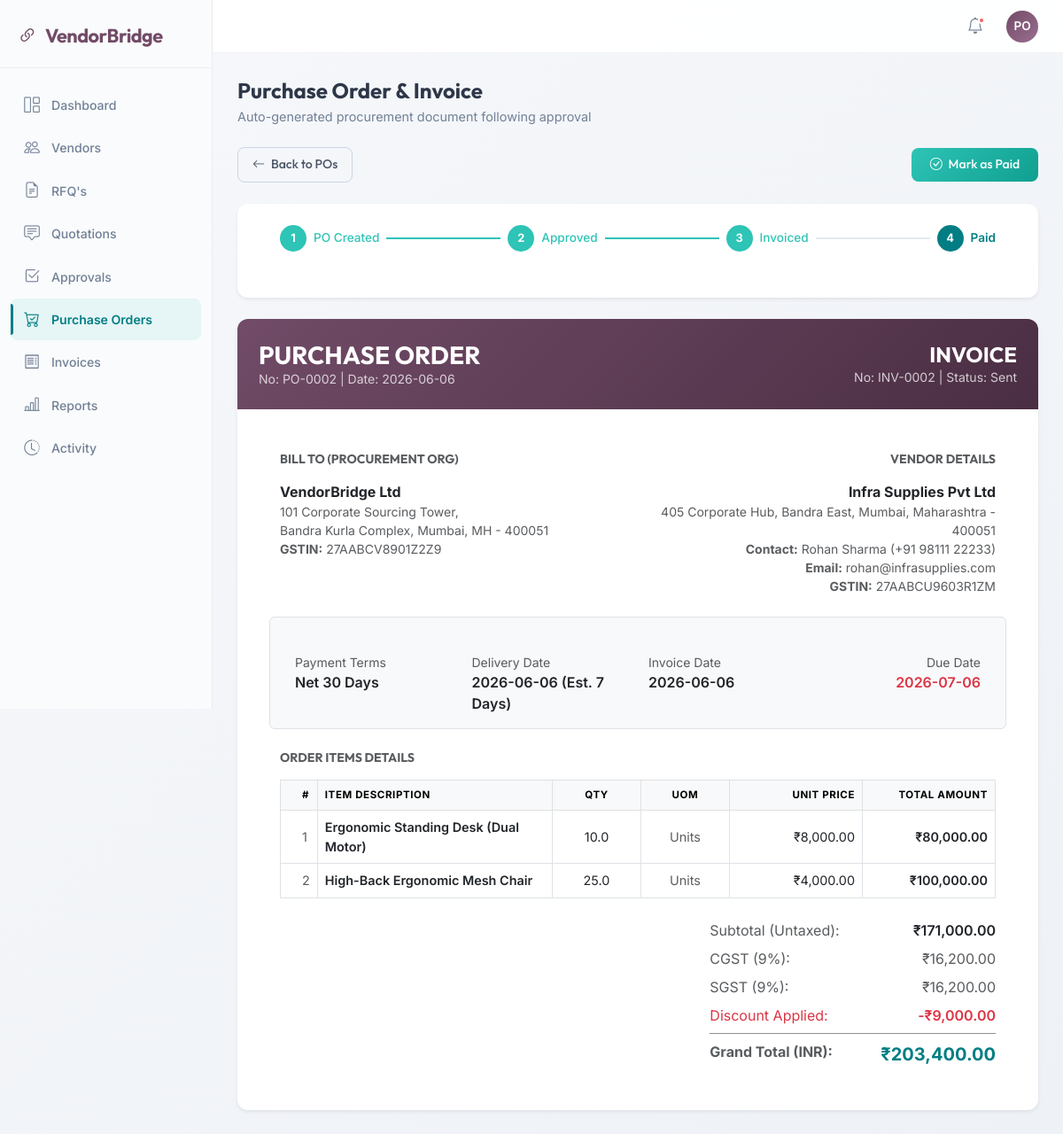
The page /purchase-orders/2 (signed in) on the database its author committed.
### models.py (models this page shows)
class Invoice(Base):
    __tablename__ = 'invoices'
    id = Column(Integer, primary_key=True, index=True)
    purchase_order_id = Column(Integer, ForeignKey('purchase_orders.id'))
    vendor_id = Column(Integer, ForeignKey('vendors.id'))
    amount_untaxed = Column(Float, default=0.0)
    gst_type = Column(String, default="cgst_sgst")  # cgst_sgst, igst
    cgst_amount = Column(Float, default=0.0)
    sgst_amount = Column(Float, default=0.0)
    igst_amount = Column(Float, default=0.0)
    tax_amount = Column(Float, default=0.0)
    amount_total = Column(Float, default=0.0)
    status = Column(String, default="draft")  # draft, sent, paid, cancelled
    invoice_date = Column(String, default=lambda: datetime.date.today().strftime("%Y-%m-%d"))
    due_date = Column(String)
    purchase_order = relationship("PurchaseOrder", back_populates="invoices")
    vendor = relationship("Vendor", back_populates="invoices")

class PurchaseOrder(Base):
    __tablename__ = 'purchase_orders'
    id = Column(Integer, primary_key=True, index=True)
    rfq_id = Column(Integer, ForeignKey('rfqs.id'))
    bid_id = Column(Integer, ForeignKey('bids.id'))
    vendor_id = Column(Integer, ForeignKey('vendors.id'))
    amount_untaxed = Column(Float, default=0.0)
    amount_tax = Column(Float, default=0.0)
    amount_total = Column(Float, default=0.0)
    status = Column(String, default="draft")  # draft, confirmed, done, cancelled
    date_order = Column(String, default=lambda: datetime.date.today().strftime("%Y-%m-%d"))
    rfq = relationship("RFQ", back_populates="purchase_orders")
    bid = relationship("Bid", back_populates="purchase_orders")
    vendor = relationship("Vendor", back_populates="purchase_orders")
    invoices = relationship("Invoice", back_populates="purchase_order")

class Vendor(Base):
    __tablename__ = 'vendors'
    id = Column(Integer, primary_key=True, index=True)
    company_name = Column(String, index=True)
    contact_name = Column(String)
    email = Column(String, unique=True, index=True)
    phone = Column(String)
    address = Column(String)
    gst_number = Column(String)
    state = Column(String, default="Maharashtra")  # Maharashtra or other (for CGST/SGST vs IGST split)
    rating = Column(Float, default=5.0)
    status = Column(String, default="pending")  # pending, approved, rejected, blocked
    bids = relationship("Bid", back_populates="vendor")
    purchase_orders = relationship("PurchaseOrder", back_populates="vendor")
    invoices = relationship("Invoice", back_populates="vendor")

class Bid(Base):
    __tablename__ = 'bids'
    id = Column(Integer, primary_key=True, index=True)
    rfq_id = Column(Integer, ForeignKey('rfqs.id'))
    vendor_id = Column(Integer, ForeignKey('vendors.id'))
    discount_percent = Column(Float, default=0.0)
    discount_amount = Column(Float, default=0.0)
    delivery_days = Column(Integer, default=7)
    notes = Column(Text)
    amount = Column(Float, default=0.0)  # Untaxed total (sum of unit_price * qty)
    tax_amount = Column(Float, default=0.0)
    total_amount = Column(Float, default=0.0)  # Grand total including tax
    status = Column(String, default="submitted")  # submitted, selected, rejected
    is_selected = Column(Boolean, default=False)
    rfq = relationship("RFQ", back_populates="bids")
    vendor = relationship("Vendor", back_populates="bids")
    line_ids = relationship("BidLine", back_populates="bid", cascade="all, delete-orphan")
    approval_requests = relationship("ApprovalRequest", back_populates="bid")
    purchase_orders = relationship("PurchaseOrder", back_populates="bid")

class BidLine(Base):
    __tablename__ = 'bid_lines'
    id = Column(Integer, primary_key=True)
    bid_id = Column(Integer, ForeignKey('bids.id'))
    rfq_line_id = Column(Integer, ForeignKey('rfq_lines.id'))
    unit_price = Column(Float, default=0.0)
    gst_rate = Column(Float, default=18.0)  # 0, 5, 12, 18, 28
    subtotal = Column(Float, default=0.0)  # unit_price * quantity
    bid = relationship("Bid", back_populates="line_ids")
    rfq_line = relationship("RFQLine", back_populates="bid_lines")

class RFQLine(Base):
    __tablename__ = 'rfq_lines'
    id = Column(Integer, primary_key=True)
    rfq_id = Column(Integer, ForeignKey('rfqs.id'))
    description = Column(String)
    quantity = Column(Float, default=1.0)
    uom = Column(String, default="Units")
    rfq = relationship("RFQ", back_populates="line_ids")
    bid_lines = relationship("BidLine", back_populates="rfq_line", cascade="all, delete-orphan")

### main.py (the view)
@app.get("/purchase-orders/{id}", response_class=HTMLResponse)
async def purchase_order_detail_page(request: Request, id: int, db: Session = Depends(get_db)):
    if not current_user_id:
        return RedirectResponse(url="/login", status_code=302)
    po = db.query(models.PurchaseOrder).filter(models.PurchaseOrder.id == id).first()
    if not po:
        raise HTTPException(status_code=404, detail="Purchase Order not found")
    invoice = db.query(models.Invoice).filter(models.Invoice.purchase_order_id == po.id).first()
    return templates.TemplateResponse(request, "po_invoice.html", {
        "active_page": "purchase_orders",
        "po": po,
        "invoice": invoice
    })

### templates/po_invoice.html (shortened to what this page needs)
{% extends "base.html" %}
{% block content %}
<div class="page-header mb-4">
    <h2>Purchase Order & Invoice</h2>
    <p>Auto-generated procurement document following approval</p>
</div>
<div class="row mb-4">
    <div class="col-12 d-flex justify-content-between align-items-center">
        <a href="/purchase-orders" class="btn btn-outline-secondary btn-sm py-2 px-3"><i class="bi bi-arrow-left me-1"></i> Back to POs</a>
        {% if invoice and invoice.status != 'paid' %}
            <form action="/api/purchase-orders/{{ po.id }}/pay" method="POST">
                <button type="submit" class="btn btn-success"><i class="bi bi-check-circle me-1"></i> Mark as Paid</button>
            </form>
        {% endif %}
    </div>
</div>
<div class="row g-4">
    <div class="col-12">
        <div class="card border-0 shadow-sm">
            <div class="card-body py-4 px-5">
                <div class="stepper" id="po-stepper">
                    <div class="stepper-step done">
                        <div class="stepper-circle">1</div>
                        <span>PO Created</span>
                    </div>
                    <div class="stepper-line done"></div>
                    <div class="stepper-step done">
                        <div class="stepper-circle">2</div>
                        <span>Approved</span>
                    </div>
                    <div class="stepper-line done"></div>
                    <div class="stepper-step {% if invoice %}done{% else %}active{% endif %}">
                        <div class="stepper-circle">3</div>
                        <span>Invoiced</span>
                    </div>
                    <div class="stepper-line {% if invoice and invoice.status == 'paid' %}done{% endif %}"></div>
                    <div class="stepper-step {% if invoice and invoice.status == 'paid' %}done{% elif invoice and invoice.status != 'paid' %}active{% endif %}">
                        <div class="stepper-circle">4</div>
                        <span>Paid</span>
                    </div>
                </div>
            </div>
        </div>
    </div>
    <div class="col-lg-12">
        <div class="card border-0 shadow-sm overflow-hidden" style="background-color: white;">
            <div class="bg-purple text-white p-4 d-flex justify-content-between align-items-center" style="background: linear-gradient(135deg, var(--primary-purple) 0%, #4a2e43 100%) !important;">
                <div>
                    <h3 class="fw-bold mb-0 text-white">PURCHASE ORDER</h3>
                    <div class="small opacity-75">No: PO-{{ "%04d"|format(po.id) }} | Date: {{ po.date_order }}</div>
                </div>
                <div class="text-end">
                    <h4 class="fw-bold mb-0 text-white">{% if invoice %}INVOICE{% else %}DRAFT{% endif %}</h4>
                    <div class="small opacity-75">
                        {% if invoice %}No: INV-{{ "%04d"|format(invoice.id) }} | Status: {{ invoice.status | title }}{% else %}Awaiting Invoice Generation{% endif %}
                    </div>
                </div>
            </div>
            <div class="card-body p-4 p-md-5">
                <div class="row g-4 mb-5">
                    <div class="col-md-6">
                        <h6 class="text-uppercase text-muted fw-bold mb-3 small">Bill To (Procurement Org)</h6>
                        <div class="fw-bold text-dark fs-6">VendorBridge Ltd</div>
                        <div class="text-muted small">
                            101 Corporate Sourcing Tower,<br>
                            Bandra Kurla Complex, Mumbai, MH - 400051<br>
                            <strong>GSTIN:</strong> 27AABCV8901Z2Z9
                        </div>
                    </div>
                    <div class="col-md-6 text-md-end">
                        <h6 class="text-uppercase text-muted fw-bold mb-3 small">Vendor Details</h6>
                        <div class="fw-bold text-dark fs-6">{{ po.vendor.company_name }}</div>
                        <div class="text-muted small">
                            {{ po.vendor.address }}<br>
                            <strong>Contact:</strong> {{ po.vendor.contact_name }} ({{ po.vendor.phone }})<br>
                            <strong>Email:</strong> {{ po.vendor.email }}<br>
                            <strong>GSTIN:</strong> <span class="text-uppercase">{{ po.vendor.gst_number }}</span>
                        </div>
                    </div>
                </div>
                <div class="row g-4 mb-4 p-3 bg-light rounded border">
                    <div class="col-md-3">
                        <div class="text-muted small">Payment Terms</div>
                        <div class="fw-semibold text-dark">Net 30 Days</div>
                    </div>
                    <div class="col-md-3">
                        <div class="text-muted small">Delivery Date</div>
                        <div class="fw-semibold text-dark">{{ po.date_order }} (Est. {{ po.bid.delivery_days }} Days)</div>
                    </div>
                    <div class="col-md-3">
                        <div class="text-muted small">Invoice Date</div>
                        <div class="fw-semibold text-dark">{{ invoice.invoice_date if invoice else 'N/A' }}</div>
                    </div>
                    <div class="col-md-3 text-md-end">
                        <div class="text-muted small">Due Date</div>
                        <div class="fw-semibold text-danger">{{ invoice.due_date if invoice else 'N/A' }}</div>
                    </div>
                </div>
                <h6 class="text-uppercase text-muted fw-bold mb-3 small">Order Items Details</h6>
                <div class="table-responsive mb-4">
                    <table class="table table-bordered align-middle">
                        <thead class="table-light">
                            <tr>
                                <th class="ps-4">#</th>
                                <th>Item Description</th>
                                <th style="width: 100px;" class="text-center">Qty</th>
                                <th style="width: 100px;" class="text-center">UOM</th>
                                <th style="width: 150px;" class="text-end">Unit Price</th>
                                <th style="width: 150px;" class="text-end">Total Amount</th>
                            </tr>
                        </thead>
                        <tbody>
                            {% for line in po.bid.line_ids %}
                            <tr>
                                <td class="ps-4 text-muted">{{ loop.index }}</td>
                                <td>
                                    <div class="fw-semibold text-dark">{{ line.rfq_line.description }}</div>
                                </td>
                                <td class="text-center">{{ line.rfq_line.quantity }}</td>
                                <td class="text-center text-muted">{{ line.rfq_line.uom }}</td>
                                <td class="text-end">₹{{ "{:,.2f}".format(line.unit_price) }}</td>
                                <td class="text-end fw-semibold">₹{{ "{:,.2f}".format(line.subtotal) }}</td>
                            </tr>
                            {% endfor %}
                        </tbody>
                    </table>
                </div>
                <div class="row justify-content-end">
                    <div class="col-md-5">
                        <div class="row mb-2">
                            <div class="col-6 text-muted">Subtotal (Untaxed):</div>
                            <div class="col-6 text-end fw-semibold text-dark">₹{{ "{:,.2f}".format(po.amount_untaxed) }}</div>
                        </div>
                        {% if invoice %}
                            {% if invoice.gst_type == 'cgst_sgst' %}
                            <div class="row mb-2">
                                <div class="col-6 text-muted">CGST (9%):</div>
                                <div class="col-6 text-end text-muted">₹{{ "{:,.2f}".format(invoice.cgst_amount) }}</div>
                            </div>
                            <div class="row mb-2">
                                <div class="col-6 text-muted">SGST (9%):</div>
                                <div class="col-6 text-end text-muted">₹{{ "{:,.2f}".format(invoice.sgst_amount) }}</div>
                            </div>
                            {% else %}
                            <div class="row mb-2">
                                <div class="col-6 text-muted">IGST (18%):</div>
                                <div class="col-6 text-end text-muted">₹{{ "{:,.2f}".format(invoice.igst_amount) }}</div>
                            </div>
                            {% endif %}
                        {% else %}
                            <div class="row mb-2">
                                <div class="col-6 text-muted">Est. GST (18%):</div>
                                <div class="col-6 text-end text-muted">₹{{ "{:,.2f}".format(po.amount_tax) }}</div>
                            </div>
                        {% endif %}
                        {% if po.bid.discount_amount > 0 %}
                        <div class="row mb-2 text-danger">
                            <div class="col-6">Discount Applied:</div>
                            <div class="col-6 text-end fw-semibold">-₹{{ "{:,.2f}".format(po.bid.discount_amount) }}</div>
                        </div>
                        {% endif %}
                        <hr class="my-2 opacity-50">
                        <div class="row">
                            <div class="col-6 text-muted fw-bold">Grand Total (INR):</div>
                            <div class="col-6 text-end fw-bold text-teal fs-5" style="color: var(--secondary-teal);">₹{{ "{:,.2f}".format(po.amount_total) }}</div>
                        </div>
                    </div>
                </div>
            </div>
        </div>
    </div>
</div>
{% endblock %}

### rows shown on the page
PurchaseOrder: id "0002", date_order "2026-06-06", amount_untaxed "171,000.00", amount_total "203,400.00"
Invoice: id "0002", status "Sent", invoice_date "2026-06-06", due_date "2026-07-06", cgst_amount "16,200.00", sgst_amount "16,200.00"
Vendor: vendor.company_name "Infra Supplies Pvt Ltd", vendor.address "405 Corporate Hub, Bandra East, Mumbai, Maharashtra - 400051", vendor.contact_name "Rohan Sharma", vendor.phone "+91 98111 22233", vendor.email "rohan@infrasupplies.com", vendor.gst_number "27AABCU9603R1ZM"
Bid: bid.delivery_days "7", bid.discount_amount "9,000.00"
BidLine: rfq_line.description "Ergonomic Standing Desk (Dual Motor)", rfq_line.quantity "10.0", rfq_line.uom "Units", unit_price "8,000.00", subtotal "80,000.00"
BidLine: rfq_line.description "High-Back Ergonomic Mesh Chair", rfq_line.quantity "25.0", rfq_line.uom "Units", unit_price "4,000.00", subtotal "100,000.00"
